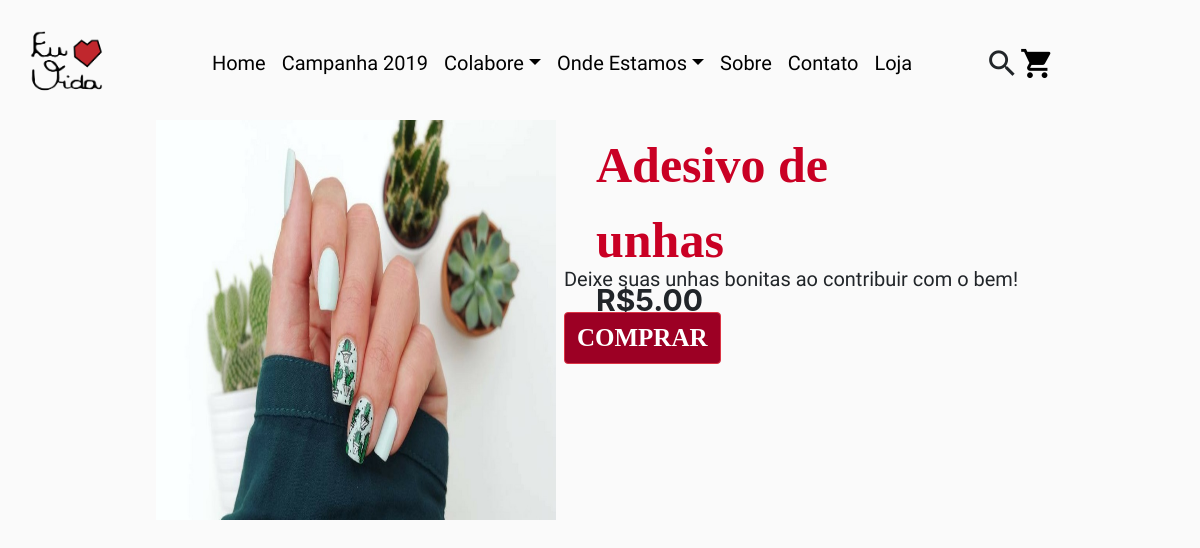
Page /lojinha/produto/4 on the committed database.
### lojinha/models.py (models this page shows, shortened)
class Produto(models.Model):
    descricao = models.CharField(max_length=150)
    preco = models.DecimalField(max_digits=9,decimal_places=2)
    quantidade = models.IntegerField()
    imagem = models.ImageField(upload_to= 'images')
    textinho = models.CharField(max_length=150, default="")
    class Meta:
        verbose_name = 'Produto'
        verbose_name_plural = 'Produtos'
        ordering = ['descricao']

### lojinha/views.py (the view)
# urls.py: path('produto/<int:produto_id>', exibir_produto, name='euamovida-produto')
def exibir_produto(request, produto_id):
	produto = Produto.objects.get(pk=produto_id)
	return render(request, 'lojinha/produto.html', {'produto': produto})

### templates/lojinha/produto.html (shortened to what this page needs)
{% extends "base.html" %}
{% load static %}
{% block conteudo %}
<div class="detalhe-produto">
	<div class="detalhe-foto"><img src="{{ produto.imagem.url }}" height="400" width="400"></div>
	<div class="detalhe-titulo">{{ produto.descricao }}</div>
	<div class="detalhe-preco">R${{ produto.preco }}</div>
</div>
<div class="detalhe-textinho"><br><br>{{ produto.textinho }}</div>
<a href="{% url 'create_cartitem' produto.id %}" role="button" class="btn btn-danger" class="detalhe-quantidade" style="position: absolute; margin-top: 24%; margin-left: 47%; font-family: 'minimal'; font-weight: bold; font-size: 25px;">COMPRAR</button>
{% endblock %}

### static/css/style.css (style rules this page uses)
body { background-color:#fafafa; }
.btn, btn-danger { background-color: #9c0024; }
.detalhe-produto { position: absolute; margin-top: 8%; margin-left: 13%; }
.detalhe-titulo { font-size: 50px; color:#c90024; margin-left: 110%; margin-top: -98%; font-family: 'minimal'; font-weight: bold; width: 90%; }
.detalhe-preco { margin-left: 110%; font-size: 30px; font-weight: bold; }
.detalhe-textinho { position: absolute; margin-left: 47%; margin-top: 15%; font-size: 20px; font-family: 'roboto'; text-align: justify; width: 50%; }

### rows in the picture
Produto: imagem (picture), descricao "Adesivo de unhas", preco "5.00", textinho "Deixe suas unhas bonitas ao contribuir com o bem!"
